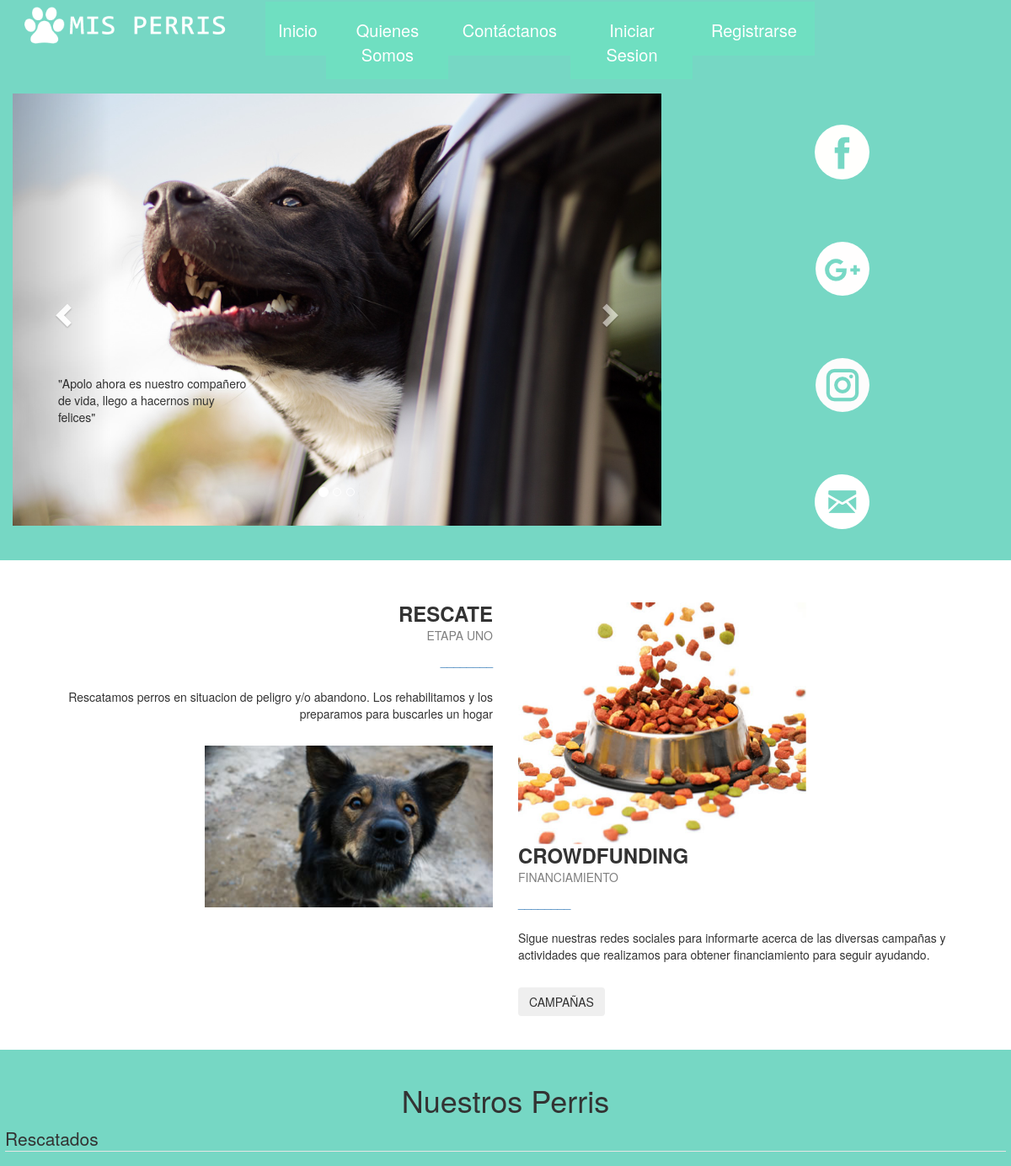
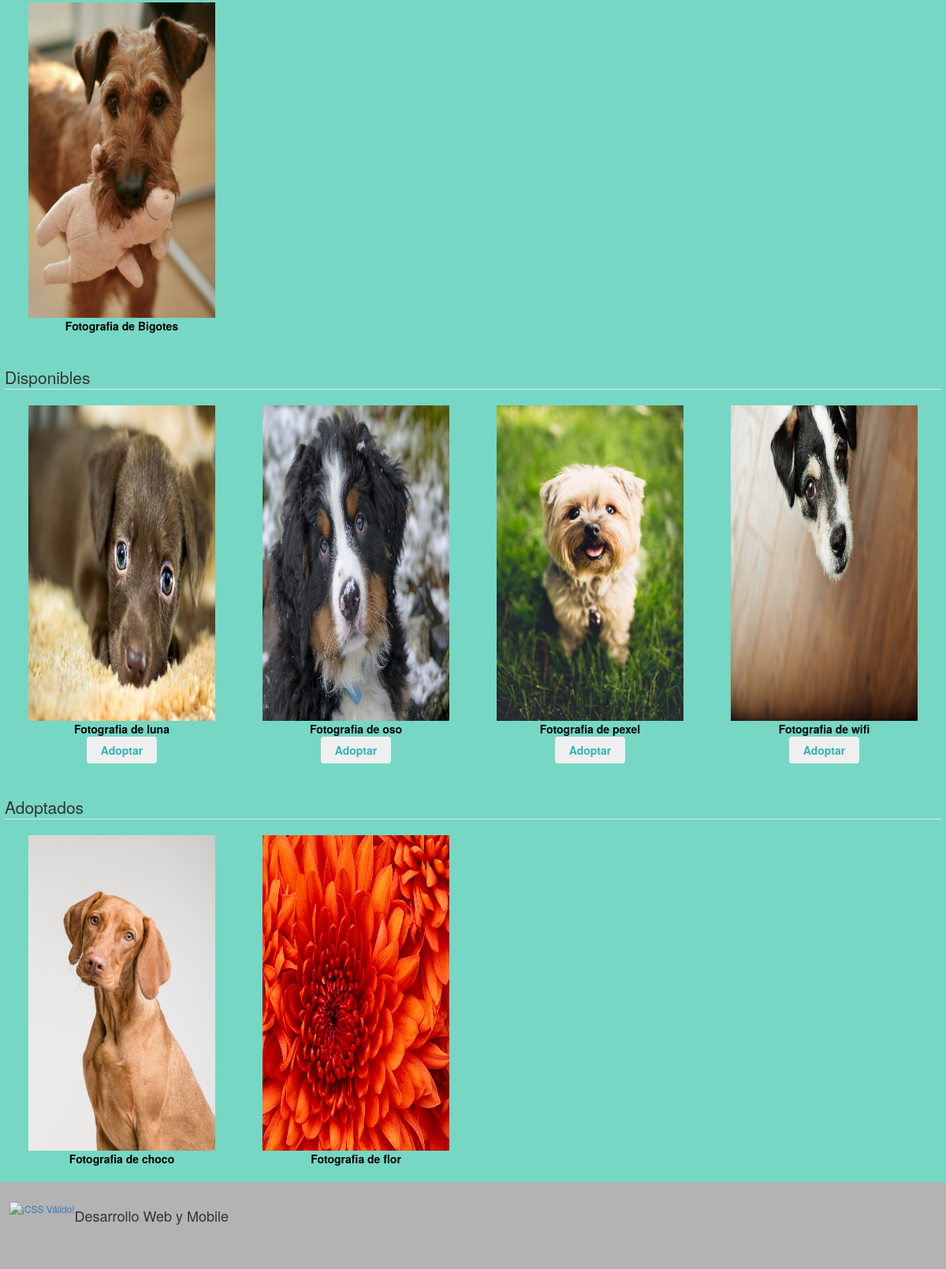
The page / on the database its author committed (2 pictures, top to bottom).
### web_misperris/models.py (models this page shows, shortened)
class Rescatado(models.Model):
    foto = models.ImageField(upload_to='./media/imagenes/')#RUTA DE IMAGENES
    nombre = models.CharField(max_length=30, primary_key=True)
    raza = models.CharField(max_length=30)
    descr = models.TextField(null=True, blank=True)
    estado = models.CharField(max_length=30,default="Rescatado", choices=(('Rescatado','Rescatado'),('Disponible','Disponible'),('Adoptado','Adoptado')))

### web_misperris/views.py (the view)
# urls.py: path('', views.index, name='index'),
def index(request):
    rescatados = Rescatado.objects.filter(estado="Rescatado").order_by('nombre')
    disponibles = Rescatado.objects.filter(estado="Disponible").order_by('nombre')
    adoptados = Rescatado.objects.filter(estado="Adoptado").order_by('nombre')
    return render(request, 'web_misperris/index.html',{'rescatados': rescatados, 'disponibles': disponibles, 'adoptados': adoptados})

### web_misperris/templates/web_misperris/index.html (shortened to what this page needs)
{% load static %}
{% load pwa %}
<!DOCTYPE html>
<html lang="es">
	<head>
		<link rel="stylesheet" href="{% static 'CSS/bootstrap-theme.min.css' %}">
		<link rel="stylesheet" href="{% static 'CSS/index-estilo.css' %}">
		<link rel="stylesheet" href="{% static 'CSS/flexboxgrid.min.css' %}">
		<link rel="stylesheet" href="https://maxcdn.bootstrapcdn.com/bootstrap/3.3.7/css/bootstrap.min.css">
	</head>
	<body>
   		<div class="container" style="width:100%;">
			<nav class="row">
	  			<div class="col-xs-12 col-sm-6 col-md-3">
	   				<img  src="{% static 'IMG/logo.png' %}" id="logo" alt="no se pudo cargar la imagen">
	  			</div>
	  			<div class="col-xs-12 col-md-9">
		  				<div class="col-xs-12 col-sm-1 menu">
							<a href="{% url 'index'%}" style="color:white;" >Inicio</a>
			  			</div>
		  				<div class="col-xs-12 col-sm-2 menu">Quienes Somos</div>
						<div class="col-xs-12 col-sm-2 menu">Contáctanos</div>
						<div class="col-xs-12 col-sm-2 menu boton" >
						    <a href="{% url 'login'%}" style="color:white;" >Iniciar Sesion</a>
						</div>
		  				<div class="col-xs-12 col-sm-2 menu boton" >
		  					<a href="{% url 'formulario'%}" style="color:white;" >Registrarse</a>
		  				</div>
	  			</div>
   			</nav>
			<header class="row">
			  <div class="awSlider col-xs-12 col-md-8">
 				<div  class="carousel slide " data-ride="carousel">
      				<ol class="carousel-indicators">
       					<li data-target=".carousel" data-slide-to="0" class="active"></li>
       					<li data-target=".carousel" data-slide-to="1"></li>
       					<li data-target=".carousel" data-slide-to="2"></li>
      				</ol>
      				<div class="carousel-inner" role="listbox">
       					<div class="item active">
        					<img src="{% static 'IMG/ADOPTADOS/Apolo.jpg' %}" class="imgcarrusel" alt="no se pudo cargar la imagen">
        					<div class="texto-encima" style="bottom:15%; left:7%;">"Apolo ahora es nuestro compañero de vida, llego a hacernos muy felices"</div>
       					</div>
      				</div>
      				<a class="left carousel-control" href=".carousel" role="button" data-slide="prev">
       					<span class="glyphicon glyphicon-chevron-left" aria-hidden="true"></span>
      				</a>
      				<a class="right carousel-control" href=".carousel" role="button" data-slide="next">
       					<span class="glyphicon glyphicon-chevron-right" aria-hidden="true"></span>
      				</a>
				 </div>
				</div>
	 				<center class="col-xs-12 col-md-4">
					 <div class="col-xs-3 col-md-12" style="text-align: center; padding-top: 10%; padding-bottom: 10%;">
						<a href="https://es-la.facebook.com/"><img src="{% static 'IMG/REDES/facebook.png' %}"></a></div>
					 <div class="col-xs-3 col-md-12" style="padding-top: 10%; padding-bottom: 10%;">
						<a href="https://mail.google.com"><img src="{% static 'IMG/REDES/gmail.png' %}"></a></div>
					 <div class="col-xs-3 col-md-12" style="padding-top: 10%; padding-bottom: 10%;">
						<a href="https://www.instagram.com/"><img src="{% static 'IMG/REDES/instagram.png' %}"></a></div>
					 <div class="col-xs-3 col-md-12" style="padding-top: 10%; padding-bottom: 10%;">
						<a href="https://outlook.live.com"><img src="{% static 'IMG/REDES/mail.png' %}"></a></div>
	 		        </center>
	 		</header>
	 		<section class="row">
	  			<article class="col-xs-12 col-lg-6 derecha">
	    			<h3 class="subt"> RESCATE </h3>
					<h5 class="piesubt"> ETAPA UNO </h5>
					<a>________</a>
					<p id="textoi">
						Rescatamos perros en situacion de peligro y/o abandono. Los rehabilitamos
						y los preparamos para buscarles un hogar
					<p>
	    			<img src="{% static 'IMG/INICIO/rescate.jpg' %}" id="rescate" alt="no se pudo cargar la imagen">
	  			</article>
	  			<article class="col-xs-12 col-lg-6 izquierda" >
	    			<img src="{% static 'IMG/INICIO/crowfunding.jpg' %}" id="comida" alt="no se pudo cargar la imagen"/>
					<h3 class="subt" > CROWDFUNDING </h3>
					<h5 class="piesubt"> FINANCIAMIENTO </h5>
					<a>________</a>
					<p id="textod">
		 				Sigue nuestras redes sociales para informarte acerca de las diversas
		 				campañas y actividades que realizamos para obtener financiamiento
		 				para seguir ayudando.
        			</p>
					<button class="btn">CAMPAÑAS</button>
      			</article>
	  			<article id="galeria" class="ex">
					<center><h1>Nuestros Perris</h1></center>
					<legend>Rescatados</legend>
					<div>
						{% for Rescatado in rescatados %}
						<div class="col-xs-12 col-sm-6 col-md-4 col-lg-3">
								<center><a href="http://127.0.0.1:8000/media/{{ Rescatado.foto }}" class="col-xs-12" style="color: black; font-weight: bold;">
							<img src="http://127.0.0.1:8000/media/{{ Rescatado.foto }}" class="galeriaimg">
								Fotografia de {{ Rescatado.nombre }}
							</a></center>
						</div>
				    	{% endfor %}
					</div>
				</article>
				<article id="galeria" class="ex">
					<legend>Disponibles</legend>
					<div>
						{% for Rescatado in disponibles %}
						 <div class="col-xs-12 col-sm-6 col-md-4 col-lg-3">
					<center><a href="http://127.0.0.1:8000/media/{{ Rescatado.foto }}" class="col-xs-12" style="color: black; font-weight: bold;">
							<img src="http://127.0.0.1:8000/media/{{ Rescatado.foto }}" class="galeriaimg">
								Fotografia de {{ Rescatado.nombre }}
							</a>
							<div class="col-xs-4"></div>
					<button type="submit" class="btn col-xs-4 " style="color:rgb(49, 178, 187); font-weight: bold; ">Adoptar</button></center>
						</div>
				    	{% endfor %}
					</div>
				</article>
				<article id="galeria" class="ex">
					<legend>Adoptados</legend>
					<div>
						{% for Rescatado in adoptados %}
						<div class="col-xs-12 col-sm-6 col-md-4 col-lg-3">
					<center><a href="http://127.0.0.1:8000/media/{{ Rescatado.foto }}" class="col-xs-12" style="color: black; font-weight: bold;">
							<img src="http://127.0.0.1:8000/media/{{ Rescatado.foto }}" class="galeriaimg">
								Fotografia de {{ Rescatado.nombre }}
							</a></center>
						</div>
				    	{% endfor %}
					</div>
				 </article>
	 		</section>
			<footer class="row">
				<p>
	    			<a href="http://jigsaw.w3.org/css-validator/check/referer" style="float:right;">
        				<img style="border:0;width:88px;height:31px;"
            			src="http://jigsaw.w3.org/css-validator/images/vcss"
            			alt="¡CSS Válido!" />
   	    			</a>
				</p>
	 			<h4> Desarrollo Web y Mobile</h4>
			</footer>
   		</div>
	</body>
</html>

### web_misperris/static/CSS/index-estilo.css (style rules this page uses)
body { font-family: arial; }
nav { background-color:#76D7C4; text-align:center; }
#logo { padding-top:8px; padding-bottom:8px; width:90%; }
.menu { background-color:#6FDFC1; color: white; font-size: 20px; padding-top:20px; padding-bottom:15px; margin-top:2px; margin-bottom:2px; }
header { background-color: #76D7C4; padding-top:15px; }
.awSlider .carousel { display:table; padding:0px; }
.awSlider { position:relative; -webkit-touch-callout: none; -webkit-user-select: none; -khtml-user-select: none; -moz-user-select: none; -ms-user-select: none; user-select: none; }
.awSlider img { pointer-events: none; }
.imgcarrusel { width: 2000px; height: 2000px; }
.texto-encima { position: absolute; width:30%; height:20%; }
section { margin-top:3%; }
.derecha { text-align:right; padding-right:20px; padding-bottom:40px; padding-top:15px; }
#rescate { width:60%; }
.izquierda { text-align:left; padding-left:20px; padding-bottom:40px; padding-top:15px; }
#comida { width:60%; }
#textoi { font-size: 100%; margin-bottom:5%; margin-top:4%; }
#textod { font-size: 100%; margin-bottom:5%; margin-top:4%; }
.subt { margin:0; font-weight:bold; }
.piesubt { margin-top:1%; margin-bottom:2%; color:grey; }
#galeria { padding:20px 6px; background-color: #76D7C4; height:100%; width:100%; }
.galeriaimg { width: 100%; height: 400px; }
footer { background-color:#B4B3B3; padding-top:2%; padding-left:1%; padding-bottom:4%; font-size: 85%; }

### rows shown on the page
Rescatado: foto (picture), nombre "Bigotes"
Rescatado: foto (picture), nombre "luna"
Rescatado: foto (picture), nombre "oso"
Rescatado: foto (picture), nombre "pexel"
Rescatado: foto (picture), nombre "wifi"
Rescatado: foto (picture), nombre "choco"
Rescatado: foto (picture), nombre "flor"
